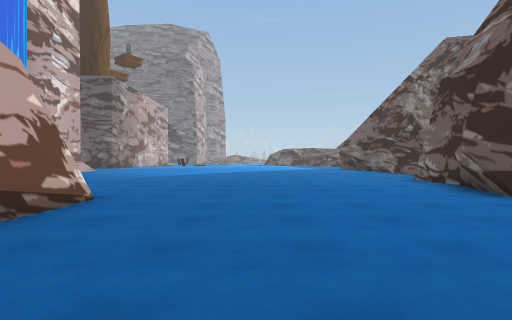
view 1 (above)

24 first-person views from a walk through a 3-D level made in the Unity game engine. The camera is 1.4 m above the floor, looks level and sees 80° across. The floor is counted in squares, 2 m on a side. Each view is taken from the middle of a square. On the plan, view 1 faces up. The plan holds only what a view shows up to about 10 squares ahead; the rest is blank. The place goes on beyond the plan. The player character is not drawn. Some animated figures are left out. Some surface patterns are stand-ins.

view 2
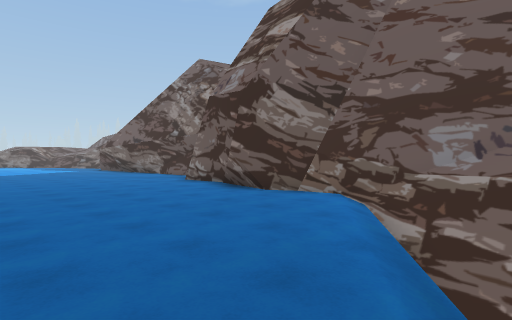

view 3
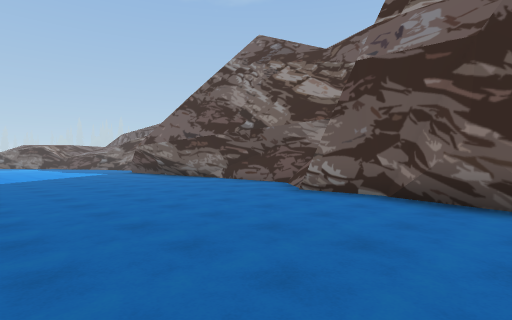

view 4
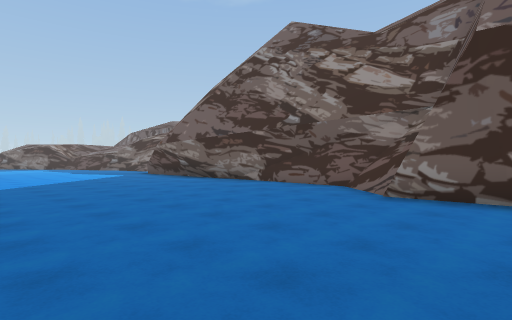

view 5
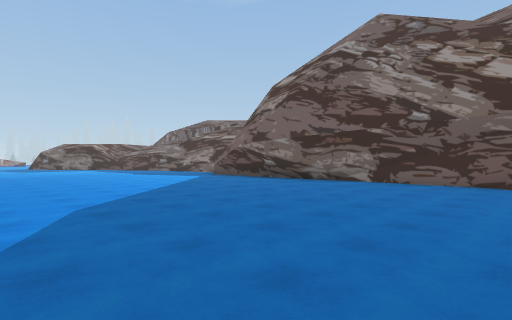

view 6
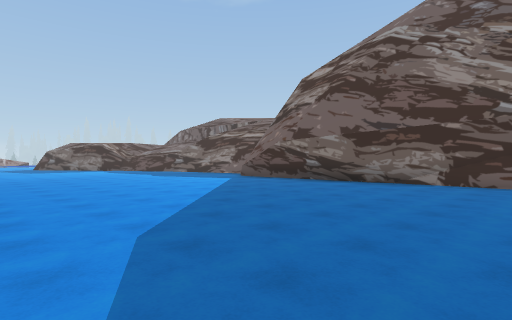

view 7
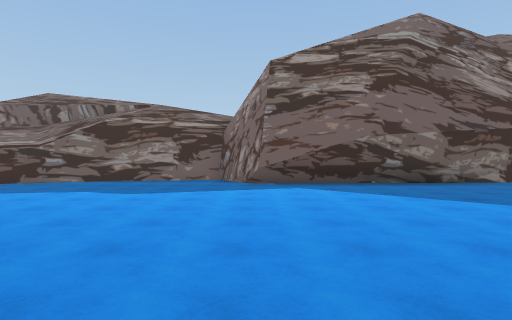

view 8
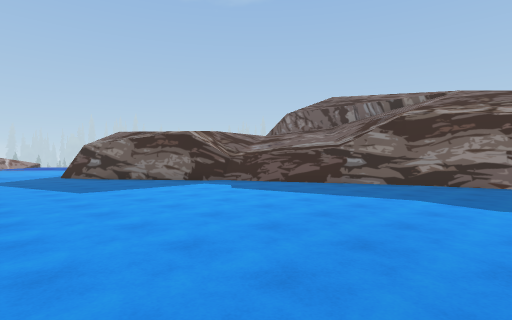

view 9
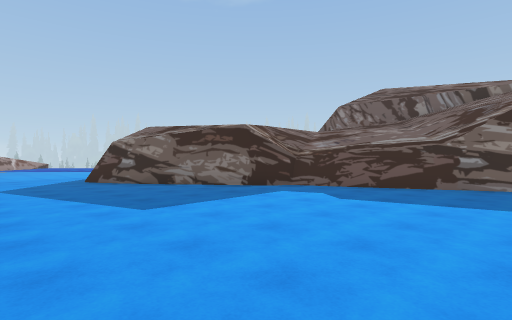

view 10
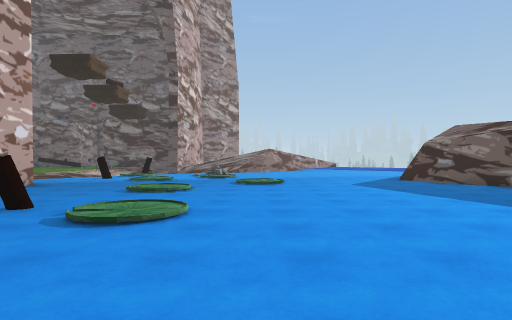

view 11
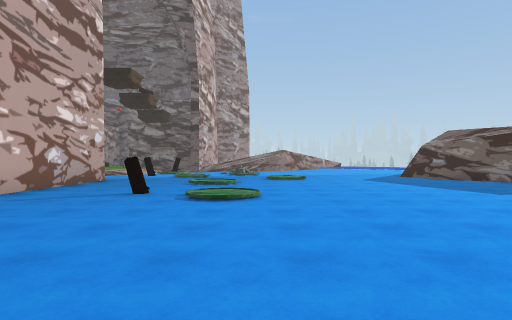

view 12
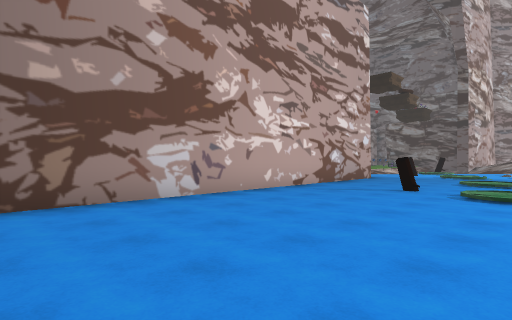

view 13
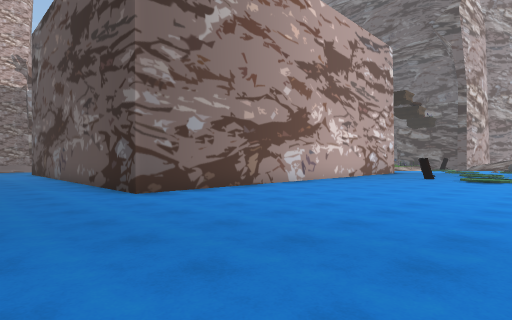

view 14
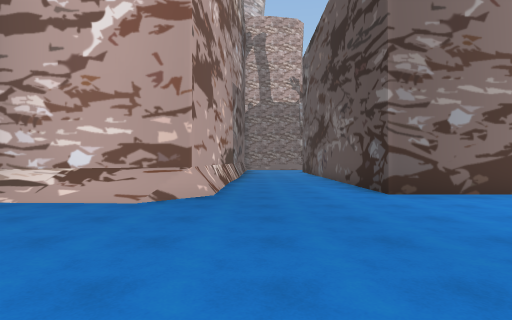

view 15
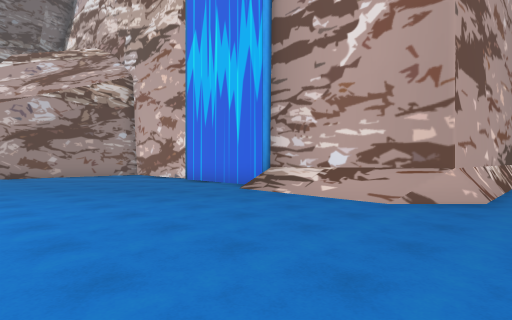

view 16
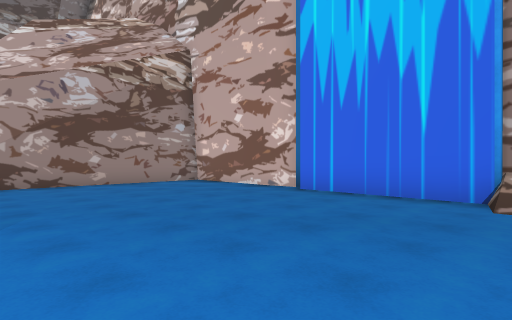

view 17
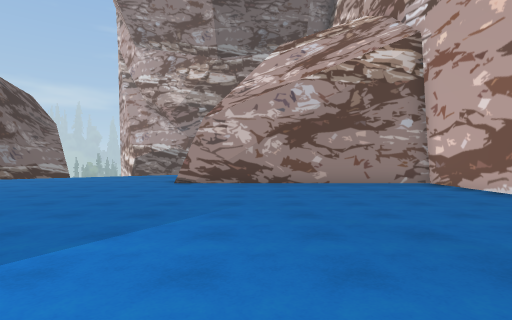

view 18
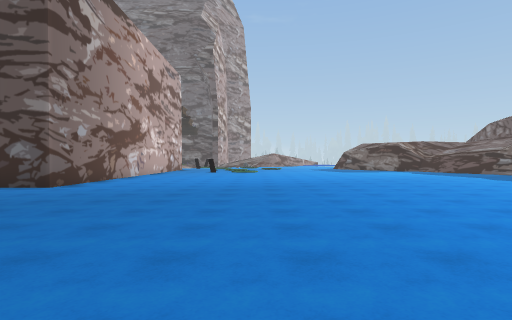

view 19
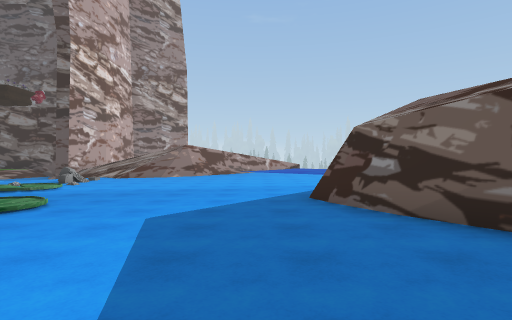

view 20
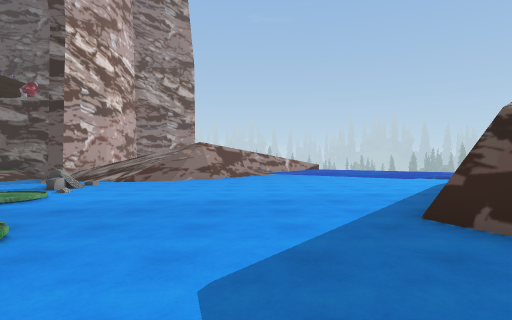

view 21
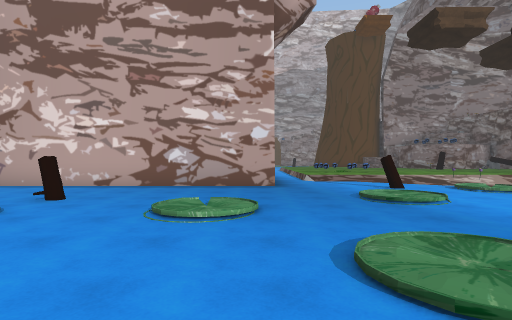

view 22
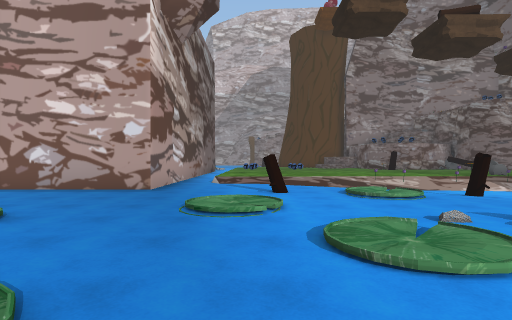

view 23
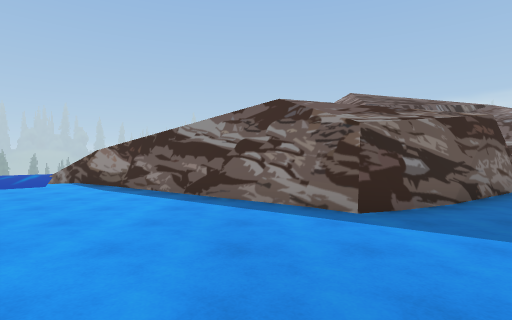

view 24
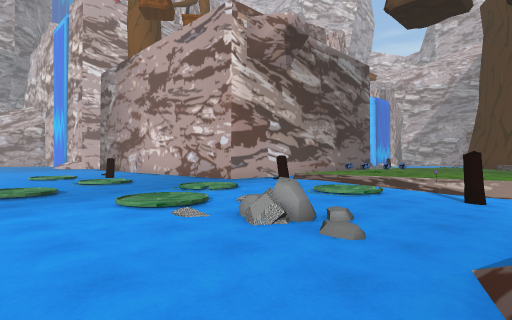

### Floor plan
Key: @ floor where view 1 was taken; # wall or solid block; . main floor; : floor 0.25 m higher than the main floor; - floor 0.25 m lower than the main floor; _ floor 0.5 m lower than the main floor; / step, stairs or slope; = window, fence, low wall or low ledge; v drop or lower ground; L log; O other object.
Columns run from 16 left of view 1 to 8 right of it. Each row starts with its distance up from view 1.
 44     O__ -..= ......./.#
 43   ::/_L--............/#
 42   ::O---..O..........##
 41   ::/-//../.........##
 40    :/-//.///.......##
 39     /.....//.......#
 38     /.L.//........##
 37     /...//../.....##
 36    ........../....##
 35    ###...//........##
 34      #...//.........#
 33      #..............##
 32      #...............##
 31      #..L///..........#
 30      #................##
 29      #.................#
 28      #.................##
 27      #.................##
 26      #....... ..........#
 25      #......  ..........#
 24      #..................
 23      #..................
 22  #####................##
 21 ......................#
 20 ......................#
 19   ....................#
 18  ######...............#
 17       #/..............#
 16       #/..............##
 15      ##/...............#
 14      #//...............#
 13      ##................#
 12       #................#
 11       #................#
 10      ##...............##
  9      #...............##
  8      #...............#
  7      #...............#
  6      #..............##
  5      ########.......##
  4             ##.......#
  3              #....../#
  2               ...../ #
  1                ..//  #
  0                .@v

Positions as (right, up) in squares from view 1, and headings:
1: (0, 0), facing up
2: (-1, 0), facing up-right
3: (-1, 5), facing up-right
4: (-1, 7), facing up-right
5: (-3, 10), facing up-right
6: (-3, 12), facing up-right
7: (-3, 22), facing right
8: (-2, 24), facing up-right
9: (-2, 27), facing up-right
10: (-4, 27), facing up
11: (-5, 25), facing up
12: (-5, 24), facing up-left
13: (-4, 19), facing up-left
14: (-4, 19), facing left
15: (-4, 19), facing down-left
16: (-4, 14), facing down-left
17: (-5, 14), facing down
18: (-5, 14), facing up
19: (0, 32), facing up
20: (-1, 34), facing up
21: (-2, 35), facing left
22: (-3, 38), facing left
23: (-3, 39), facing right
24: (-3, 44), facing down-left
